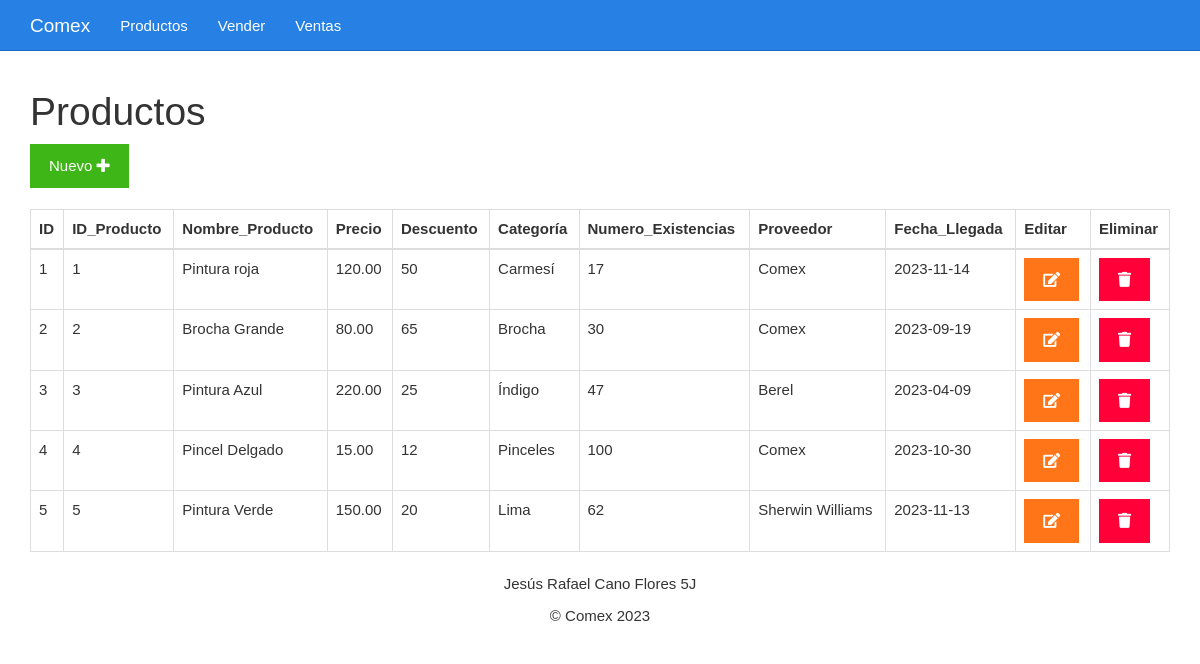
The app's page /listar.php with its own data.
### tables this page shows
CREATE TABLE `productos` (
  `id` bigint(20) UNSIGNED NOT NULL,
  `id_producto` int(3) NOT NULL,
  `nombre_producto` varchar(500) NOT NULL,
  `precio` decimal(5,2) NOT NULL,
  `descuento` int(3) NOT NULL,
  `categoria` varchar(500) NOT NULL,
  `numero_existencias` int(3) NOT NULL,
  `proveedor` varchar(500) NOT NULL,
  `fecha_llegada` date NOT NULL
);

### listar.php (the view)
<?php include_once "encabezado.php" ?>
<?php
include_once "base_de_datos.php";
$sentencia = $base_de_datos->query("SELECT * FROM productos;");
$productos = $sentencia->fetchAll(PDO::FETCH_OBJ);
?>
	<div class="col-sm-12">
		<h1>Productos</h1>
		<div>
			<a class="btn btn-success" href="./formulario.php">Nuevo <i class="fa fa-plus"></i></a>
		</div>
		<br>
		<table class="table table-bordered">
			<thead>
				<tr>
					<th>ID</th>
					<th>ID_Producto</th>
					<th>Nombre_Producto</th>
					<th>Precio</th>
					<th>Descuento</th>
					<th>Categoría</th>
					<th>Numero_Existencias</th>
					<th>Proveedor</th>
					<th>Fecha_Llegada</th>
					<th>Editar</th>
					<th>Eliminar</th>
				</tr>
			</thead>
			<tbody>
				<?php foreach($productos as $producto){ ?>
				<tr>
					<td><?php echo $producto->id ?></td>
					<td><?php echo $producto->id_producto ?></td>
					<td><?php echo $producto->nombre_producto ?></td>
					<td><?php echo $producto->precio ?></td>
					<td><?php echo $producto->descuento ?></td>
					<td><?php echo $producto->categoria ?></td>
					<td><?php echo $producto->numero_existencias ?></td>
					<td><?php echo $producto->proveedor ?></td>
					<td><?php echo $producto->fecha_llegada ?></td>
					<td><a class="btn btn-warning" href="<?php echo "editar.php?id=" . $producto->id?>"><i class="fa fa-edit"></i></a></td>
					<td><a class="btn btn-danger" href="<?php echo "eliminar.php?id=" . $producto->id?>"><i class="fa fa-trash"></i></a></td>
				</tr>
				<?php } ?>
			</tbody>
		</table>
	</div>
<?php include_once "pie.php" ?>

### css/estilo.css (style rules this page uses)
body { padding-top: 70px; }

### records on screen
productos: id "1", id_producto "1", nombre_producto "Pintura roja", precio "120.00", descuento "50", categoria "Carmesí", numero_existencias "17", proveedor "Comex", fecha_llegada "2023-11-14"
productos: id "2", id_producto "2", nombre_producto "Brocha Grande", precio "80.00", descuento "65", categoria "Brocha", numero_existencias "30", proveedor "Comex", fecha_llegada "2023-09-19"
productos: id "3", id_producto "3", nombre_producto "Pintura Azul", precio "220.00", descuento "25", categoria "Índigo", numero_existencias "47", proveedor "Berel", fecha_llegada "2023-04-09"
productos: id "4", id_producto "4", nombre_producto "Pincel Delgado", precio "15.00", descuento "12", categoria "Pinceles", numero_existencias "100", proveedor "Comex", fecha_llegada "2023-10-30"
productos: id "5", id_producto "5", nombre_producto "Pintura Verde", precio "150.00", descuento "20", categoria "Lima", numero_existencias "62", proveedor "Sherwin Williams", fecha_llegada "2023-11-13"
